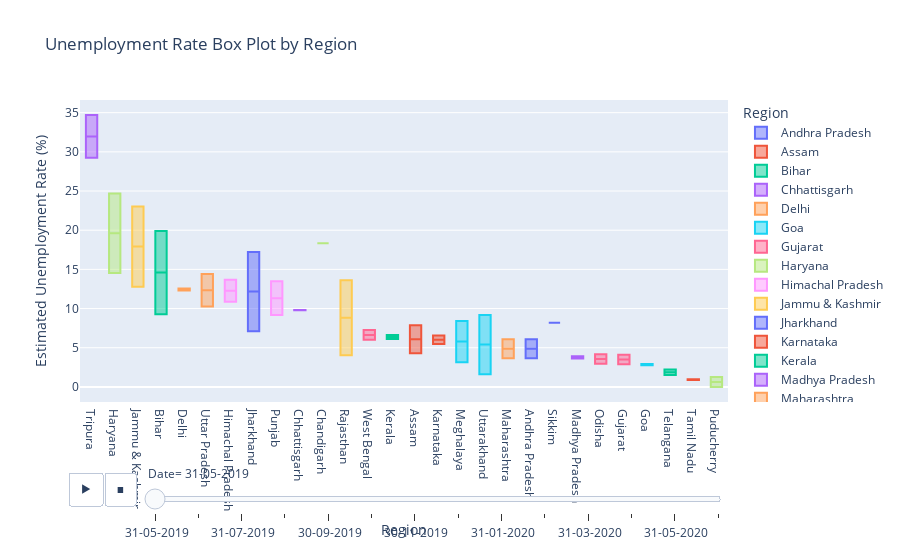

Write notebook code for a chart like this one.
### Code cell
import plotly.express as px


# Create a box plot using Plotly Express
fig = px.box(data, x='Region', y=' Estimated Unemployment Rate (%)', color='Region',
             title='Unemployment Rate Box Plot by Region',
             animation_frame=' Date', template='plotly')

# Update the layout to set the category order on the x-axis
fig.update_layout(xaxis={'categoryorder': 'total descending'})

# Show the plot
fig.show()

### Figure 1 — Plotly figure (JSON) as saved in the notebook; plotly's stock layout.template omitted (floating-point values rounded to 4 significant figures)
{"data": [{"alignmentgroup": "True", "hovertemplate": "Region=%{x}<br> Date= 31-05-2019<br> Estimated Unemployment Rate (%)=%{y}<extra></extra>", "legendgroup": "Andhra Pradesh", "marker": {"color": "#636efa"}, "name": "Andhra Pradesh", "notched": false, "offsetgroup": "Andhra Pradesh", "orientation": "v", "showlegend": true, "type": "box", "x": ["Andhra Pradesh", "Andhra Pradesh"], "x0": " ", "xaxis": "x", "y": [3.65, 6.09], "y0": " ", "yaxis": "y"}, {"alignmentgroup": "True", "hovertemplate": "Region=%{x}<br> Date= 31-05-2019<br> Estimated Unemployment Rate (%)=%{y}<extra></extra>", "legendgroup": "Assam", "marker": {"color": "#EF553B"}, "name": "Assam", "notched": false, "offsetgroup": "Assam", "orientation": "v", "showlegend": true, "type": "box", "x": ["Assam", "Assam"], "x0": " ", "xaxis": "x", "y": [4.29, 7.87], "y0": " ", "yaxis": "y"}, {"alignmentgroup": "True", "hovertemplate": "Region=%{x}<br> Date= 31-05-2019<br> Estimated Unemployment Rate (%)=%{y}<extra></extra>", "legendgroup": "Bihar", "marker": {"color": "#00cc96"}, "name": "Bihar", "notched": false, "offsetgroup": "Bihar", "orientation": "v", "showlegend": true, "type": "box", "x": ["Bihar", "Bihar"], "x0": " ", "xaxis": "x", "y": [9.27, 19.9], "y0": " ", "yaxis": "y"}, {"alignmentgroup": "True", "hovertemplate": "Region=%{x}<br> Date= 31-05-2019<br> Estimated Unemployment Rate (%)=%{y}<extra></extra>", "legendgroup": "Chhattisgarh", "marker": {"color": "#ab63fa"}, "name": "Chhattisgarh", "notched": false, "offsetgroup": "Chhattisgarh", "orientation": "v", "showlegend": true, "type": "box", "x": ["Chhattisgarh", "Chhattisgarh"], "x0": " ", "xaxis": "x", "y": [9.82, 9.77], "y0": " ", "yaxis": "y"}, {"alignmentgroup": "True", "hovertemplate": "Region=%{x}<br> Date= 31-05-2019<br> Estimated Unemployment Rate (%)=%{y}<extra></extra>", "legendgroup": "Delhi", "marker": {"color": "#FFA15A"}, "name": "Delhi", "notched": false, "offsetgroup": "Delhi", "orientation": "v", "showlegend": true, "type": "box", "x": ["Delhi", "Delhi"], "x0": " ", "xaxis": "x", "y": [12.56, 12.31], "y0": " ", "yaxis": "y"}, {"alignmentgroup": "True", "hovertemplate": "Region=%{x}<br> Date= 31-05-2019<br> Estimated Unemployment Rate (%)=%{y}<extra></extra>", "legendgroup": "Goa", "marker": {"color": "#19d3f3"}, "name": "Goa", "notched": false, "offsetgroup": "Goa", "orientation": "v", "showlegend": true, "type": "box", "x": ["Goa", "Goa"], "x0": " ", "xaxis": "x", "y": [2.91, 2.75], "y0": " ", "yaxis": "y"}, {"alignmentgroup": "True", "hovertemplate": "Region=%{x}<br> Date= 31-05-2019<br> Estimated Unemployment Rate (%)=%{y}<extra></extra>", "legendgroup": "Gujarat", "marker": {"color": "#FF6692"}, "name": "Gujarat", "notched": false, "offsetgroup": "Gujarat", "orientation": "v", "showlegend": true, "type": "box", "x": ["Gujarat", "Gujarat"], "x0": " ", "xaxis": "x", "y": [2.88, 4.09], "y0": " ", "yaxis": "y"}, {"alignmentgroup": "True", "hovertemplate": "Region=%{x}<br> Date= 31-05-2019<br> Estimated Unemployment Rate (%)=%{y}<extra></extra>", "legendgroup": "Haryana", "marker": {"color": "#B6E880"}, "name": "Haryana", "notched": false, "offsetgroup": "Haryana", "orientation": "v", "showlegend": true, "type": "box", "x": ["Haryana", "Haryana"], "x0": " ", "xaxis": "x", "y": [14.54, 24.67], "y0": " ", "yaxis": "y"}, {"alignmentgroup": "True", "hovertemplate": "Region=%{x}<br> Date= 31-05-2019<br> Estimated Unemployment Rate (%)=%{y}<extra></extra>", "legendgroup": "Himachal Pradesh", "marker": {"color": "#FF97FF"}, "name": "Himachal Pradesh", "notched": false, "offsetgroup": "Himachal Pradesh", "orientation": "v", "showlegend": true, "type": "box", "x": ["Himachal Pradesh", "Himachal Pradesh"], "x0": " ", "xaxis": "x", "y": [13.68, 10.88], "y0": " ", "yaxis": "y"}, {"alignmentgroup": "True", "hovertemplate": "Region=%{x}<br> Date= 31-05-2019<br> Estimated Unemployment Rate (%)=%{y}<extra></extra>", "legendgroup": "Jammu & Kashmir", "marker": {"color": "#FECB52"}, "name": "Jammu & Kashmir", "notched": false, "offsetgroup": "Jammu & Kashmir", "orientation": "v", "showlegend": true, "type": "box", "x": ["Jammu & Kashmir", "Jammu & Kashmir"], "x0": " ", "xaxis": "x", "y": [12.78, 23.04], "y0": " ", "yaxis": "y"}, {"alignmentgroup": "True", "hovertemplate": "Region=%{x}<br> Date= 31-05-2019<br> Estimated Unemployment Rate (%)=%{y}<extra></extra>", "legendgroup": "Jharkhand", "marker": {"color": "#636efa"}, "name": "Jharkhand", "notched": false, "offsetgroup": "Jharkhand", "orientation": "v", "showlegend": true, "type": "box", "x": ["Jharkhand", "Jharkhand"], "x0": " ", "xaxis": "x", "y": [7.11, 17.23], "y0": " ", "yaxis": "y"}, {"alignmentgroup": "True", "hovertemplate": "Region=%{x}<br> Date= 31-05-2019<br> Estimated Unemployment Rate (%)=%{y}<extra></extra>", "legendgroup": "Karnataka", "marker": {"color": "#EF553B"}, "name": "Karnataka", "notched": false, "offsetgroup": "Karnataka", "orientation": "v", "showlegend": true, "type": "box", "x": ["Karnataka", "Karnataka"], "x0": " ", "xaxis": "x", "y": [5.46, 6.56], "y0": " ", "yaxis": "y"}, {"alignmentgroup": "True", "hovertemplate": "Region=%{x}<br> Date= 31-05-2019<br> Estimated Unemployment Rate (%)=%{y}<extra></extra>", "legendgroup": "Kerala", "marker": {"color": "#00cc96"}, "name": "Kerala", "notched": false, "offsetgroup": "Kerala", "orientation": "v", "showlegend": true, "type": "box", "x": ["Kerala", "Kerala"], "x0": " ", "xaxis": "x", "y": [6.63, 6.11], "y0": " ", "yaxis": "y"}, {"alignmentgroup": "True", "hovertemplate": "Region=%{x}<br> Date= 31-05-2019<br> Estimated Unemployment Rate (%)=%{y}<extra></extra>", "legendgroup": "Madhya Pradesh", "marker": {"color": "#ab63fa"}, "name": "Madhya Pradesh", "notched": false, "offsetgroup": "Madhya Pradesh", "orientation": "v", "showlegend": true, "type": "box", "x": ["Madhya Pradesh", "Madhya Pradesh"], "x0": " ", "xaxis": "x", "y": [3.63, 3.91], "y0": " ", "yaxis": "y"}, {"alignmentgroup": "True", "hovertemplate": "Region=%{x}<br> Date= 31-05-2019<br> Estimated Unemployment Rate (%)=%{y}<extra></extra>", "legendgroup": "Maharashtra", "marker": {"color": "#FFA15A"}, "name": "Maharashtra", "notched": false, "offsetgroup": "Maharashtra", "orientation": "v", "showlegend": true, "type": "box", "x": ["Maharashtra", "Maharashtra"], "x0": " ", "xaxis": "x", "y": [3.67, 6.08], "y0": " ", "yaxis": "y"}, {"alignmentgroup": "True", "hovertemplate": "Region=%{x}<br> Date= 31-05-2019<br> Estimated Unemployment Rate (%)=%{y}<extra></extra>", "legendgroup": "Meghalaya", "marker": {"color": "#19d3f3"}, "name": "Meghalaya", "notched": false, "offsetgroup": "Meghalaya", "orientation": "v", "showlegend": true, "type": "box", "x": ["Meghalaya", "Meghalaya"], "x0": " ", "xaxis": "x", "y": [3.16, 8.4], "y0": " ", "yaxis": "y"}, {"alignmentgroup": "True", "hovertemplate": "Region=%{x}<br> Date= 31-05-2019<br> Estimated Unemployment Rate (%)=%{y}<extra></extra>", "legendgroup": "Odisha", "marker": {"color": "#FF6692"}, "name": "Odisha", "notched": false, "offsetgroup": "Odisha", "orientation": "v", "showlegend": true, "type": "box", "x": ["Odisha", "Odisha"], "x0": " ", "xaxis": "x", "y": [4.17, 2.95], "y0": " ", "yaxis": "y"}, {"alignmentgroup": "True", "hovertemplate": "Region=%{x}<br> Date= 31-05-2019<br> Estimated Unemployment Rate (%)=%{y}<extra></extra>", "legendgroup": "Puducherry", "marker": {"color": "#B6E880"}, "name": "Puducherry", "notched": false, "offsetgroup": "Puducherry", "orientation": "v", "showlegend": true, "type": "box", "x": ["Puducherry", "Puducherry"], "x0": " ", "xaxis": "x", "y": [0, 1.25], "y0": " ", "yaxis": "y"}, {"alignmentgroup": "True", "hovertemplate": "Region=%{x}<br> Date= 31-05-2019<br> Estimated Unemployment Rate (%)=%{y}<extra></extra>", "legendgroup": "Punjab", "marker": {"color": "#FF97FF"}, "name": "Punjab", "notched": false, "offsetgroup": "Punjab", "orientation": "v", "showlegend": true, "type": "box", "x": ["Punjab", "Punjab"], "x0": " ", "xaxis": "x", "y": [9.17, 13.49], "y0": " ", "yaxis": "y"}, {"alignmentgroup": "True", "hovertemplate": "Region=%{x}<br> Date= 31-05-2019<br> Estimated Unemployment Rate (%)=%{y}<extra></extra>", "legendgroup": "Rajasthan", "marker": {"color": "#FECB52"}, "name": "Rajasthan", "notched": false, "offsetgroup": "Rajasthan", "orientation": "v", "showlegend": true, "type": "box", "x": ["Rajasthan", "Rajasthan"], "x0": " ", "xaxis": "x", "y": [4.03, 13.62], "y0": " ", "yaxis": "y"}, {"alignmentgroup": "True", "hovertemplate": "Region=%{x}<br> Date= 31-05-2019<br> Estimated Unemployment Rate (%)=%{y}<extra></extra>", "legendgroup": "Sikkim", "marker": {"color": "#636efa"}, "name": "Sikkim", "notched": false, "offsetgroup": "Sikkim", "orientation": "v", "showlegend": true, "type": "box", "x": ["Sikkim"], "x0": " ", "xaxis": "x", "y": [8.2], "y0": " ", "yaxis": "y"}, {"alignmentgroup": "True", "hovertemplate": "Region=%{x}<br> Date= 31-05-2019<br> Estimated Unemployment Rate (%)=%{y}<extra></extra>", "legendgroup": "Tamil Nadu", "marker": {"color": "#EF553B"}, "name": "Tamil Nadu", "notched": false, "offsetgroup": "Tamil Nadu", "orientation": "v", "showlegend": true, "type": "box", "x": ["Tamil Nadu", "Tamil Nadu"], "x0": " ", "xaxis": "x", "y": [0.97, 0.89], "y0": " ", "yaxis": "y"}, {"alignmentgroup": "True", "hovertemplate": "Region=%{x}<br> Date= 31-05-2019<br> Estimated Unemployment Rate (%)=%{y}<extra></extra>", "legendgroup": "Telangana", "marker": {"color": "#00cc96"}, "name": "Telangana", "notched": false, "offsetgroup": "Telangana", "orientation": "v", "showlegend": true, "type": "box", "x": ["Telangana", "Telangana"], "x0": " ", "xaxis": "x", "y": [2.23, 1.52], "y0": " ", "yaxis": "y"}, {"alignmentgroup": "True", "hovertemplate": "Region=%{x}<br> Date= 31-05-2019<br> Estimated Unemployment Rate (%)=%{y}<extra></extra>", "legendgroup": "Tripura", "marker": {"color": "#ab63fa"}, "name": "Tripura", "notched": false, "offsetgroup": "Tripura", "orientation": "v", "showlegend": true, "type": "box", "x": ["Tripura", "Tripura"], "x0": " ", "xaxis": "x", "y": [29.25, 34.69], "y0": " ", "yaxis": "y"}, {"alignmentgroup": "True", "hovertemplate": "Region=%{x}<br> Date= 31-05-2019<br> Estimated Unemployment Rate (%)=%{y}<extra></extra>", "legendgroup": "Uttar Pradesh", "marker": {"color": "#FFA15A"}, "name": "Uttar Pradesh", "notched": false, "offsetgroup": "Uttar Pradesh", "orientation": "v", "showlegend": true, "type": "box", "x": ["Uttar Pradesh", "Uttar Pradesh"], "x0": " ", "xaxis": "x", "y": [10.26, 14.4], "y0": " ", "yaxis": "y"}, {"alignmentgroup": "True", "hovertemplate": "Region=%{x}<br> Date= 31-05-2019<br> Estimated Unemployment Rate (%)=%{y}<extra></extra>", "legendgroup": "Uttarakhand", "marker": {"color": "#19d3f3"}, "name": "Uttarakhand", "notched": false, "offsetgroup": "Uttarakhand", "orientation": "v", "showlegend": true, "type": "box", "x": ["Uttarakhand", "Uttarakhand"], "x0": " ", "xaxis": "x", "y": [1.63, 9.17], "y0": " ", "yaxis": "y"}, {"alignmentgroup": "True", "hovertemplate": "Region=%{x}<br> Date= 31-05-2019<br> Estimated Unemployment Rate (%)=%{y}<extra></extra>", "legendgroup": "West Bengal", "marker": {"color": "#FF6692"}, "name": "West Bengal", "notched": false, "offsetgroup": "West Bengal", "orientation": "v", "showlegend": true, "type": "box", "x": ["West Bengal", "West Bengal"], "x0": " ", "xaxis": "x", "y": [6.02, 7.25], "y0": " ", "yaxis": "y"}, {"alignmentgroup": "True", "hovertemplate": "Region=%{x}<br> Date= 31-05-2019<br> Estimated Unemployment Rate (%)=%{y}<extra></extra>", "legendgroup": "Chandigarh", "marker": {"color": "#B6E880"}, "name": "Chandigarh", "notched": false, "offsetgroup": "Chandigarh", "orientation": "v", "showlegend": true, "type": "box", "x": ["Chandigarh"], "x0": " ", "xaxis": "x", "y": [18.35], "y0": " ", "yaxis": "y"}], "layout": {"boxmode": "overlay", "legend": {"title": {"text": "Region"}, "tracegroupgap": 0}, "sliders": [{"active": 0, "currentvalue": {"prefix": " Date="}, "len": 0.9, "pad": {"b": 10, "t": 60}, "steps": [{"args": [[" 31-05-2019"], {"frame": {"duration": 0, "redraw": true}, "fromcurrent": true, "mode": "immediate", "transition": {"duration": 0, "easing": "linear"}}], "label": " 31-05-2019", "method": "animate"}, {"args": [[" 30-06-2019"], {"frame": {"duration": 0, "redraw": true}, "fromcurrent": true, "mode": "immediate", "transition": {"duration": 0, "easing": "linear"}}], "label": " 30-06-2019", "method": "animate"}, {"args": [[" 31-07-2019"], {"frame": {"duration": 0, "redraw": true}, "fromcurrent": true, "mode": "immediate", "transition": {"duration": 0, "easing": "linear"}}], "label": " 31-07-2019", "method": "animate"}, {"args": [[" 31-08-2019"], {"frame": {"duration": 0, "redraw": true}, "fromcurrent": true, "mode": "immediate", "transition": {"duration": 0, "easing": "linear"}}], "label": " 31-08-2019", "method": "animate"}, {"args": [[" 30-09-2019"], {"frame": {"duration": 0, "redraw": true}, "fromcurrent": true, "mode": "immediate", "transition": {"duration": 0, "easing": "linear"}}], "label": " 30-09-2019", "method": "animate"}, {"args": [[" 31-10-2019"], {"frame": {"duration": 0, "redraw": true}, "fromcurrent": true, "mode": "immediate", "transition": {"duration": 0, "easing": "linear"}}], "label": " 31-10-2019", "method": "animate"}, {"args": [[" 30-11-2019"], {"frame": {"duration": 0, "redraw": true}, "fromcurrent": true, "mode": "immediate", "transition": {"duration": 0, "easing": "linear"}}], "label": " 30-11-2019", "method": "animate"}, {"args": [[" 31-12-2019"], {"frame": {"duration": 0, "redraw": true}, "fromcurrent": true, "mode": "immediate", "transition": {"duration": 0, "easing": "linear"}}], "label": " 31-12-2019", "method": "animate"}, {"args": [[" 31-01-2020"], {"frame": {"duration": 0, "redraw": true}, "fromcurrent": true, "mode": "immediate", "transition": {"duration": 0, "easing": "linear"}}], "label": " 31-01-2020", "method": "animate"}, {"args": [[" 29-02-2020"], {"frame": {"duration": 0, "redraw": true}, "fromcurrent": true, "mode": "immediate", "transition": {"duration": 0, "easing": "linear"}}], "label": " 29-02-2020", "method": "animate"}, {"args": [[" 31-03-2020"], {"frame": {"duration": 0, "redraw": true}, "fromcurrent": true, "mode": "immediate", "transition": {"duration": 0, "easing": "linear"}}], "label": " 31-03-2020", "method": "animate"}, {"args": [[" 30-04-2020"], {"frame": {"duration": 0, "redraw": true}, "fromcurrent": true, "mode": "immediate", "transition": {"duration": 0, "easing": "linear"}}], "label": " 30-04-2020", "method": "animate"}, {"args": [[" 31-05-2020"], {"frame": {"duration": 0, "redraw": true}, "fromcurrent": true, "mode": "immediate", "transition": {"duration": 0, "easing": "linear"}}], "label": " 31-05-2020", "method": "animate"}, {"args": [[" 30-06-2020"], {"frame": {"duration": 0, "redraw": true}, "fromcurrent": true, "mode": "immediate", "transition": {"duration": 0, "easing": "linear"}}], "label": " 30-06-2020", "method": "animate"}], "x": 0.1, "xanchor": "left", "y": 0, "yanchor": "top"}], "title": {"text": "Unemployment Rate Box Plot by Region"}, "updatemenus": [{"buttons": [{"args": [null, {"frame": {"duration": 500, "redraw": true}, "fromcurrent": true, "mode": "immediate", "transition": {"duration": 500, "easing": "linear"}}], "label": "&#9654;", "method": "animate"}, {"args": [[null], {"frame": {"duration": 0, "redraw": true}, "fromcurrent": true, "mode": "immediate", "transition": {"duration": 0, "easing": "linear"}}], "label": "&#9724;", "method": "animate"}], "direction": "left", "pad": {"r": 10, "t": 70}, "showactive": false, "type": "buttons", "x": 0.1, "xanchor": "right", "y": 0, "yanchor": "top"}], "xaxis": {"anchor": "y", "categoryarray": ["Andhra Pradesh", "Assam", "Bihar", "Chhattisgarh", "Delhi", "Goa", "Gujarat", "Haryana", "Himachal Pradesh", "Jammu & Kashmir", "Jharkhand", "Karnataka", "Kerala", "Madhya Pradesh", "Maharashtra", "Meghalaya", "Odisha", "Puducherry", "Punjab", "Rajasthan", "Sikkim", "Tamil Nadu", "Telangana", "Tripura", "Uttar Pradesh", "Uttarakhand", "West Bengal", "Chandigarh"], "categoryorder": "total descending", "domain": [0, 1], "title": {"text": "Region"}}, "yaxis": {"anchor": "x", "domain": [0, 1], "title": {"text": " Estimated Unemployment Rate (%)"}}}}
